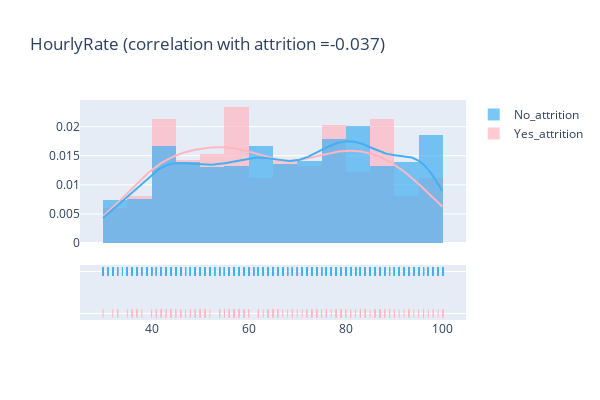

Notebook source saved alongside this figure:
### Code cell
plot_distribution('HourlyRate', False)

### Figure 1 — Plotly figure (JSON) as saved in the notebook; plotly's stock layout.template omitted (floating-point values rounded to 4 significant figures; data arrays with more than 128 entries replaced by an {"elided": "..."} marker saying what was removed)
{"data": [{"autobinx": false, "histnorm": "probability density", "legendgroup": "Yes_attrition", "marker": {"color": "lightpink"}, "name": "Yes_attrition", "opacity": 0.7, "type": "histogram", "x": {"elided": "200 int values"}, "xaxis": "x", "xbins": {"end": 100, "size": false, "start": 30}, "yaxis": "y"}, {"autobinx": false, "histnorm": "probability density", "legendgroup": "No_attrition", "marker": {"color": "#43b0f1"}, "name": "No_attrition", "opacity": 0.7, "type": "histogram", "x": {"elided": "1477 int values"}, "xaxis": "x", "xbins": {"end": 100, "size": false, "start": 30}, "yaxis": "y"}, {"legendgroup": "Yes_attrition", "marker": {"color": "lightpink"}, "mode": "lines", "name": "Yes_attrition", "showlegend": false, "type": "scatter", "x": {"elided": "500 float values"}, "xaxis": "x", "y": {"elided": "500 float values"}, "yaxis": "y"}, {"legendgroup": "No_attrition", "marker": {"color": "#43b0f1"}, "mode": "lines", "name": "No_attrition", "showlegend": false, "type": "scatter", "x": {"elided": "500 float values"}, "xaxis": "x", "y": {"elided": "500 float values"}, "yaxis": "y"}, {"legendgroup": "Yes_attrition", "marker": {"color": "lightpink", "symbol": "line-ns-open"}, "mode": "markers", "name": "Yes_attrition", "showlegend": false, "type": "scatter", "x": {"elided": "200 int values"}, "xaxis": "x", "y": {"elided": "200 str values"}, "yaxis": "y2"}, {"legendgroup": "No_attrition", "marker": {"color": "#43b0f1", "symbol": "line-ns-open"}, "mode": "markers", "name": "No_attrition", "showlegend": false, "type": "scatter", "x": {"elided": "1477 int values"}, "xaxis": "x", "y": {"elided": "1477 str values"}, "yaxis": "y2"}], "layout": {"barmode": "overlay", "height": 400, "hovermode": "closest", "legend": {"traceorder": "reversed"}, "title": {"text": "HourlyRate (correlation with attrition =-0.037)"}, "width": 600, "xaxis": {"anchor": "y2", "domain": [0, 1], "zeroline": false}, "yaxis": {"anchor": "free", "domain": [0.35, 1], "position": 0}, "yaxis2": {"anchor": "x", "domain": [0, 0.25], "dtick": 1, "showticklabels": false}}}
